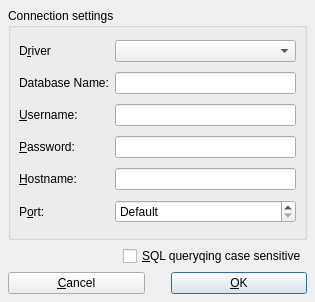
<?xml version="1.0" encoding="UTF-8"?>
<ui version="4.0">
 <class>QSqlConnectionDialogUi</class>
 <widget class="QDialog" name="QSqlConnectionDialogUi">
  <property name="geometry">
   <rect>
    <x>0</x>
    <y>0</y>
    <width>315</width>
    <height>302</height>
   </rect>
  </property>
  <property name="windowTitle">
   <string>Connect...</string>
  </property>
  <layout class="QVBoxLayout">
   <property name="spacing">
    <number>6</number>
   </property>
   <property name="leftMargin">
    <number>8</number>
   </property>
   <property name="topMargin">
    <number>8</number>
   </property>
   <property name="rightMargin">
    <number>8</number>
   </property>
   <property name="bottomMargin">
    <number>8</number>
   </property>
   <item>
    <widget class="QGroupBox" name="connGroupBox">
     <property name="title">
      <string>Connection settings</string>
     </property>
     <layout class="QGridLayout">
      <property name="leftMargin">
       <number>8</number>
      </property>
      <property name="topMargin">
       <number>8</number>
      </property>
      <property name="rightMargin">
       <number>8</number>
      </property>
      <property name="bottomMargin">
       <number>8</number>
      </property>
      <property name="spacing">
       <number>6</number>
      </property>
      <item row="0" column="1">
       <widget class="QComboBox" name="comboDriver"/>
      </item>
      <item row="2" column="0">
       <widget class="QLabel" name="textLabel4">
        <property name="text">
         <string>&amp;Username:</string>
        </property>
        <property name="buddy">
         <cstring>editUsername</cstring>
        </property>
       </widget>
      </item>
      <item row="0" column="0">
       <widget class="QLabel" name="textLabel2">
        <property name="text">
         <string>D&amp;river</string>
        </property>
        <property name="buddy">
         <cstring>comboDriver</cstring>
        </property>
       </widget>
      </item>
      <item row="1" column="1">
       <widget class="QLineEdit" name="editDatabase"/>
      </item>
      <item row="5" column="1">
       <widget class="QSpinBox" name="portSpinBox">
        <property name="specialValueText">
         <string>Default</string>
        </property>
        <property name="minimum">
         <number>-1</number>
        </property>
        <property name="maximum">
         <number>65535</number>
        </property>
        <property name="value">
         <number>-1</number>
        </property>
       </widget>
      </item>
      <item row="1" column="0">
       <widget class="QLabel" name="textLabel3">
        <property name="text">
         <string>Database Name:</string>
        </property>
        <property name="buddy">
         <cstring>editDatabase</cstring>
        </property>
       </widget>
      </item>
      <item row="3" column="1">
       <widget class="QLineEdit" name="editPassword">
        <property name="echoMode">
         <enum>QLineEdit::Password</enum>
        </property>
       </widget>
      </item>
      <item row="2" column="1">
       <widget class="QLineEdit" name="editUsername"/>
      </item>
      <item row="4" column="1">
       <widget class="QLineEdit" name="editHostname"/>
      </item>
      <item row="4" column="0">
       <widget class="QLabel" name="textLabel5">
        <property name="text">
         <string>&amp;Hostname:</string>
        </property>
        <property name="buddy">
         <cstring>editHostname</cstring>
        </property>
       </widget>
      </item>
      <item row="5" column="0">
       <widget class="QLabel" name="textLabel5_2">
        <property name="text">
         <string>P&amp;ort:</string>
        </property>
        <property name="buddy">
         <cstring>portSpinBox</cstring>
        </property>
       </widget>
      </item>
      <item row="3" column="0">
       <widget class="QLabel" name="textLabel4_2">
        <property name="text">
         <string>&amp;Password:</string>
        </property>
        <property name="buddy">
         <cstring>editPassword</cstring>
        </property>
       </widget>
      </item>
     </layout>
    </widget>
   </item>
   <item>
    <layout class="QHBoxLayout">
     <property name="spacing">
      <number>6</number>
     </property>
     <property name="leftMargin">
      <number>0</number>
     </property>
     <property name="topMargin">
      <number>0</number>
     </property>
     <property name="rightMargin">
      <number>0</number>
     </property>
     <property name="bottomMargin">
      <number>0</number>
     </property>
     <item>
      <spacer>
       <property name="orientation">
        <enum>Qt::Horizontal</enum>
       </property>
       <property name="sizeHint" stdset="0">
        <size>
         <width>40</width>
         <height>20</height>
        </size>
       </property>
      </spacer>
     </item>
     <item>
      <widget class="QCheckBox" name="dbCheckBox">
       <property name="text">
        <string>&amp;SQL queryqing case sensitive</string>
       </property>
      </widget>
     </item>
    </layout>
   </item>
   <item>
    <layout class="QHBoxLayout">
     <property name="spacing">
      <number>6</number>
     </property>
     <property name="leftMargin">
      <number>0</number>
     </property>
     <property name="topMargin">
      <number>0</number>
     </property>
     <property name="rightMargin">
      <number>0</number>
     </property>
     <property name="bottomMargin">
      <number>0</number>
     </property>
     <item>
      <widget class="QPushButton" name="cancelButton">
       <property name="text">
        <string>&amp;Cancel</string>
       </property>
      </widget>
     </item>
     <item>
      <spacer>
       <property name="orientation">
        <enum>Qt::Horizontal</enum>
       </property>
       <property name="sizeType">
        <enum>QSizePolicy::Minimum</enum>
       </property>
       <property name="sizeHint" stdset="0">
        <size>
         <width>20</width>
         <height>20</height>
        </size>
       </property>
      </spacer>
     </item>
     <item>
      <widget class="QPushButton" name="okButton">
       <property name="text">
        <string>&amp;OK</string>
       </property>
       <property name="default">
        <bool>true</bool>
       </property>
      </widget>
     </item>
    </layout>
   </item>
  </layout>
 </widget>
 <tabstops>
  <tabstop>comboDriver</tabstop>
  <tabstop>editDatabase</tabstop>
  <tabstop>editUsername</tabstop>
  <tabstop>editPassword</tabstop>
  <tabstop>editHostname</tabstop>
  <tabstop>portSpinBox</tabstop>
  <tabstop>dbCheckBox</tabstop>
 </tabstops>
 <resources/>
 <connections/>
</ui>
